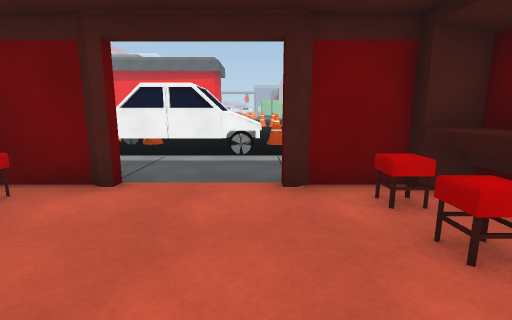
View 1 (above)

24 first-person views from a walk through a Unity game level. The camera is 1.3 m above the floor, tilts 10° down and sees 85° across. The floor is counted in squares, 1 m on a side. Each view is taken from the middle of a square. On the plan, view 1 faces up. The plan holds only what a view shows up to about 13 squares ahead; the rest is blank. The place goes on beyond the plan. The player is left out. Door leaves are left out, so doorways stand open. Surface patterns are stand-ins for the level's own textures.

View 2
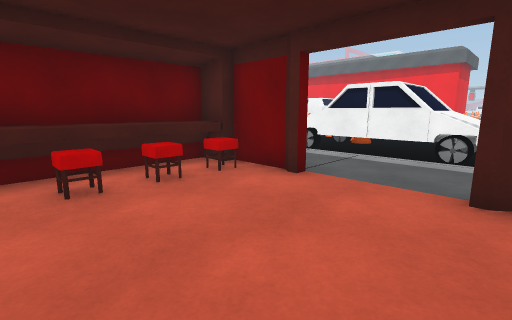

View 3
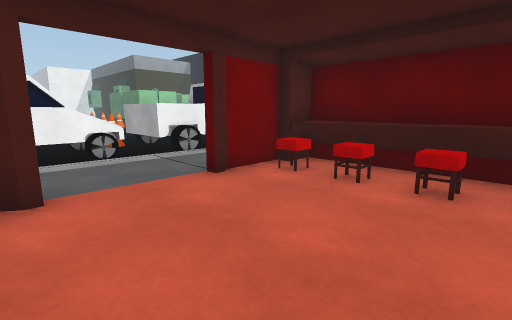

View 4
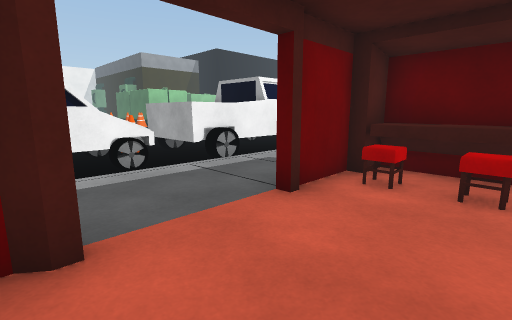

View 5
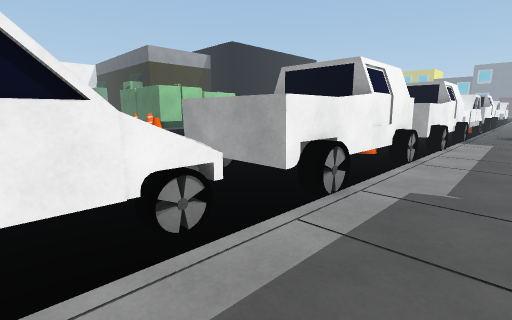

View 6
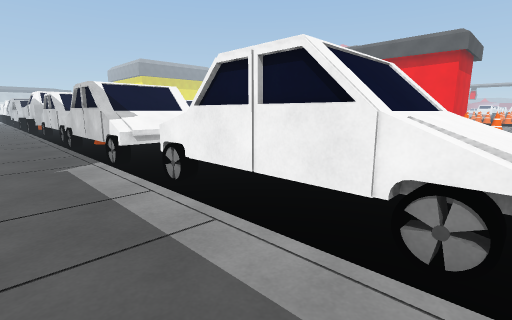

View 7
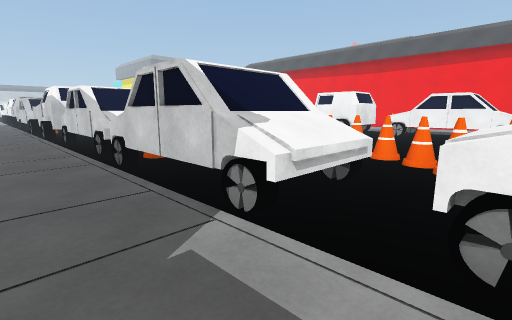

View 8
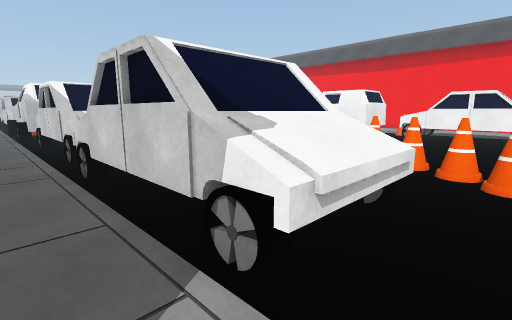

View 9
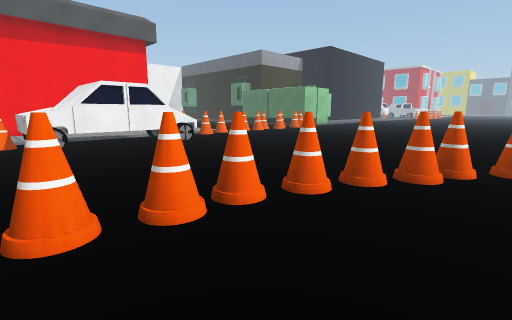

View 10
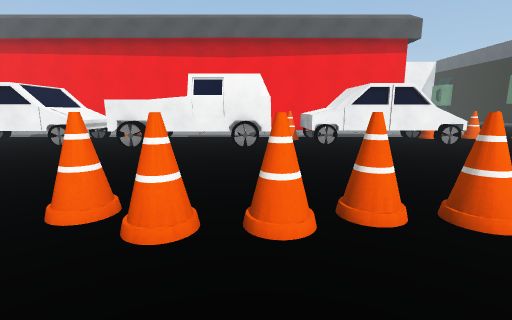

View 11
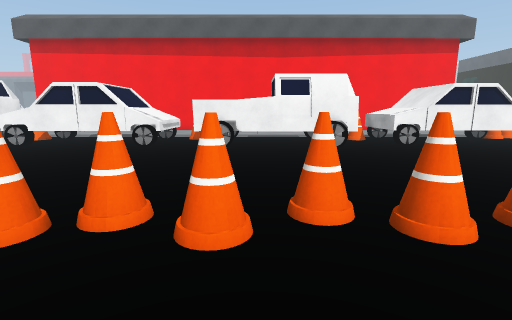

View 12
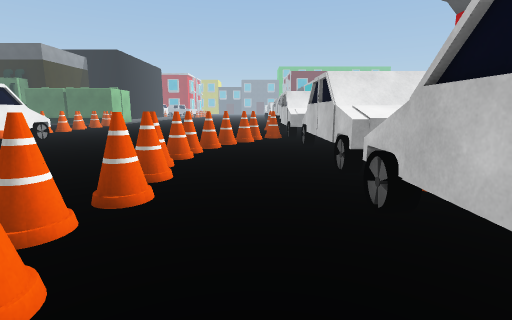

View 13
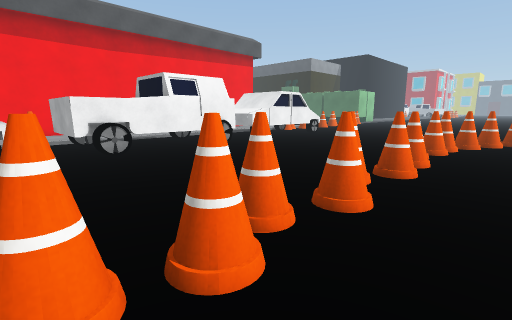

View 14
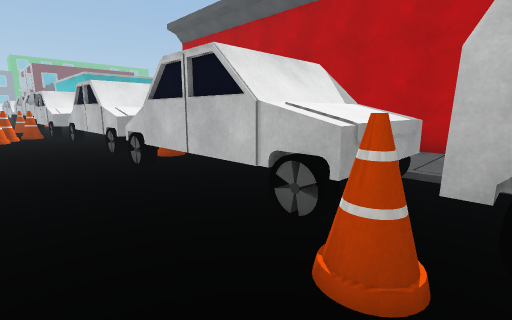

View 15
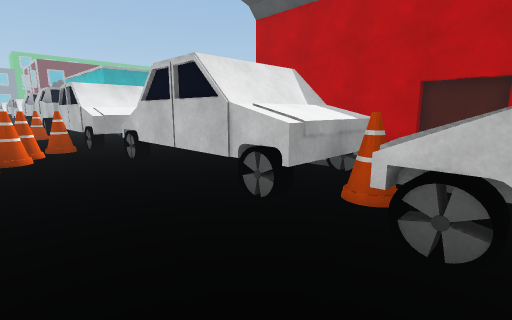

View 16
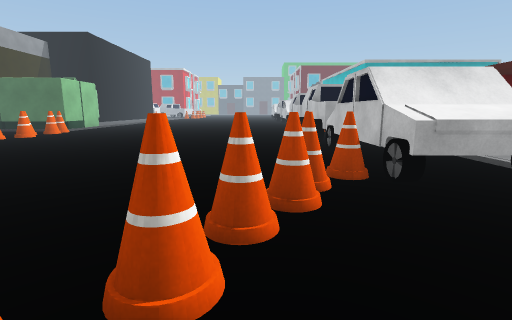

View 17
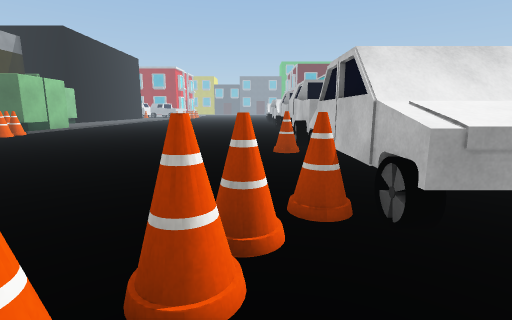

View 18
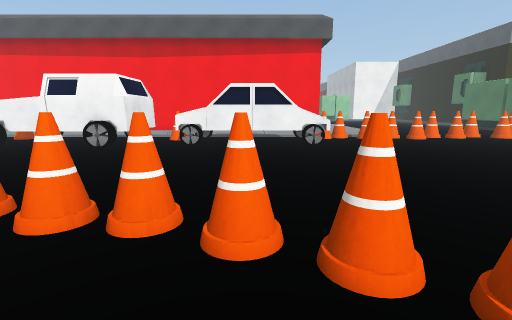

View 19
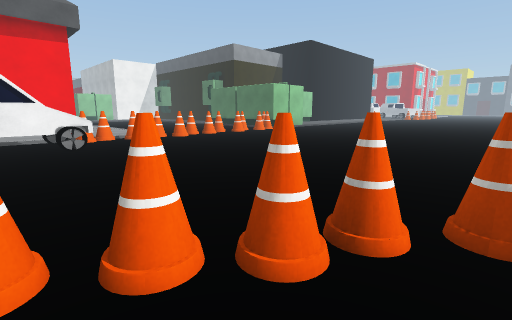

View 20
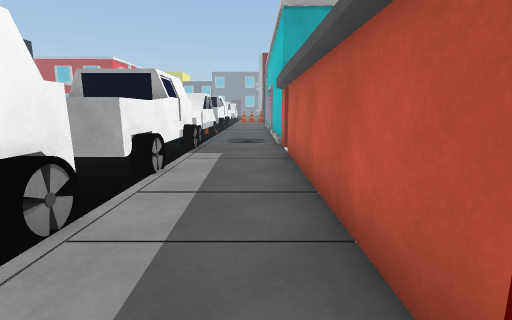

View 21
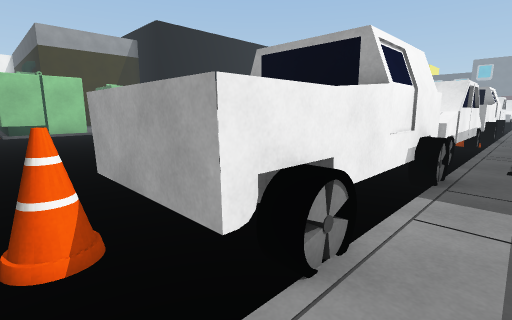

View 22
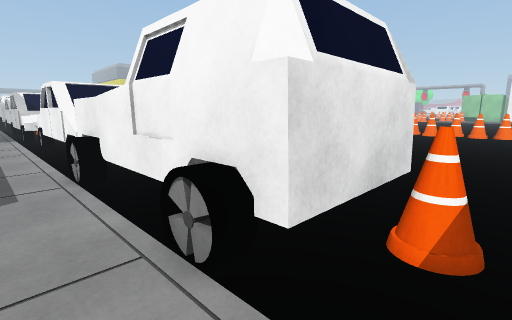

View 23
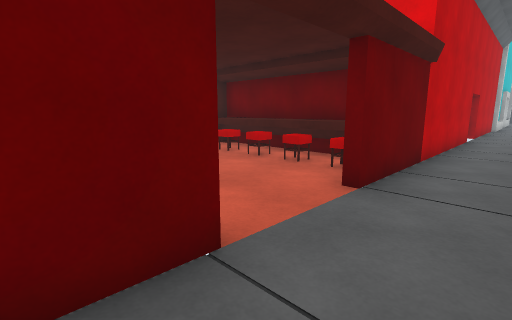

View 24
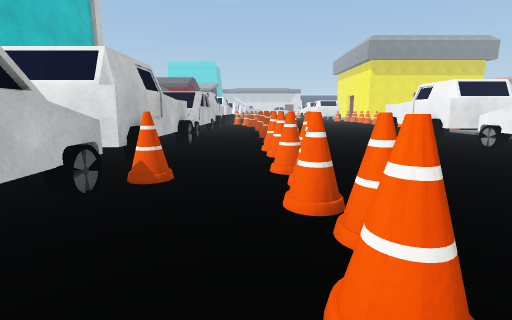

### Floor plan
Key: @ floor where view 1 was taken; # wall or solid block; x gap in a wall; . main floor; : floor 0.25 m higher than the main floor; / step, stairs or slope; D open door; = window, fence, low wall or low ledge; ^ raised ledge; C cone; A car; O other object.
Columns run from 28 left of view 1 to 13 right of it. Each row starts with its distance up from view 1.
 25  ACAA  AAC.A...ACCAA  AOCC CC ..O
 24  A.AA  AAAAA AAA.AAA    .......... ..
 23  A.    AAAA  A A.AAA  AA.............
 22 AA.AAAAAA.AAAAAA.AAAAAA..............
 21   .....................................
 20     ...................................
 19 ..   ..................................
 18 .....  ................................
 17  ......................................
 16    O.........C........................
 15  OOOCCOCCCCCCCCCCCCCC.................
 14 .......... .........CCC...............
 13 ......... . ..........CC..............
 12 ........C   ...........CC....C........
 11 A.AAAAAAAAAAAAAAAAAAAA.AAAAAAAAAAAAAA AA
 10        AAAA AACCAA AAA.AA AAAA  A ACC  A
  9      AAAAAAAAAAAAAAAAA.AAAAAAAAAAAAAAAAAAA
  8      ::A//////////////////////A:::A::A:::A
  7       ::::::::::::::::::::::::::::::::::::
  6          :  ::::::::::::::::::::::::::::::
  5          #################DDD#############
  4                       #^^:::::x^#
  3                       #^:::::::^#
  2                       #^::::::^^#
  1                       #^^:::::=^#
  0                       #^^:::@:^^#

Where each view was taken, in squares from view 1:
view 1: 0 up, 0 right, facing up
view 2: 0 up, 1 right, facing up-left
view 3: 0 up, 3 left, facing up-right
view 4: 2 up, 3 left, facing up-right
view 5: 6 up, 2 left, facing up-right
view 6: 6 up, 0 right, facing up-left
view 7: 6 up, 5 left, facing up-left
view 8: 7 up, 6 left, facing up-left
view 9: 12 up, 12 left, facing up-right
view 10: 12 up, 13 left, facing up
view 11: 12 up, 16 left, facing up
view 12: 13 up, 18 left, facing right
view 13: 13 up, 20 left, facing up-right
view 14: 14 up, 21 left, facing down-right
view 15: 14 up, 15 left, facing down-right
view 16: 14 up, 10 left, facing right
view 17: 13 up, 8 left, facing right
view 18: 12 up, 8 left, facing up
view 19: 12 up, 8 left, facing up-right
view 20: 6 up, 3 right, facing right
view 21: 7 up, 7 right, facing up-right
view 22: 7 up, 8 right, facing up-left
view 23: 7 up, 2 right, facing down-left
view 24: 14 up, 15 left, facing left
